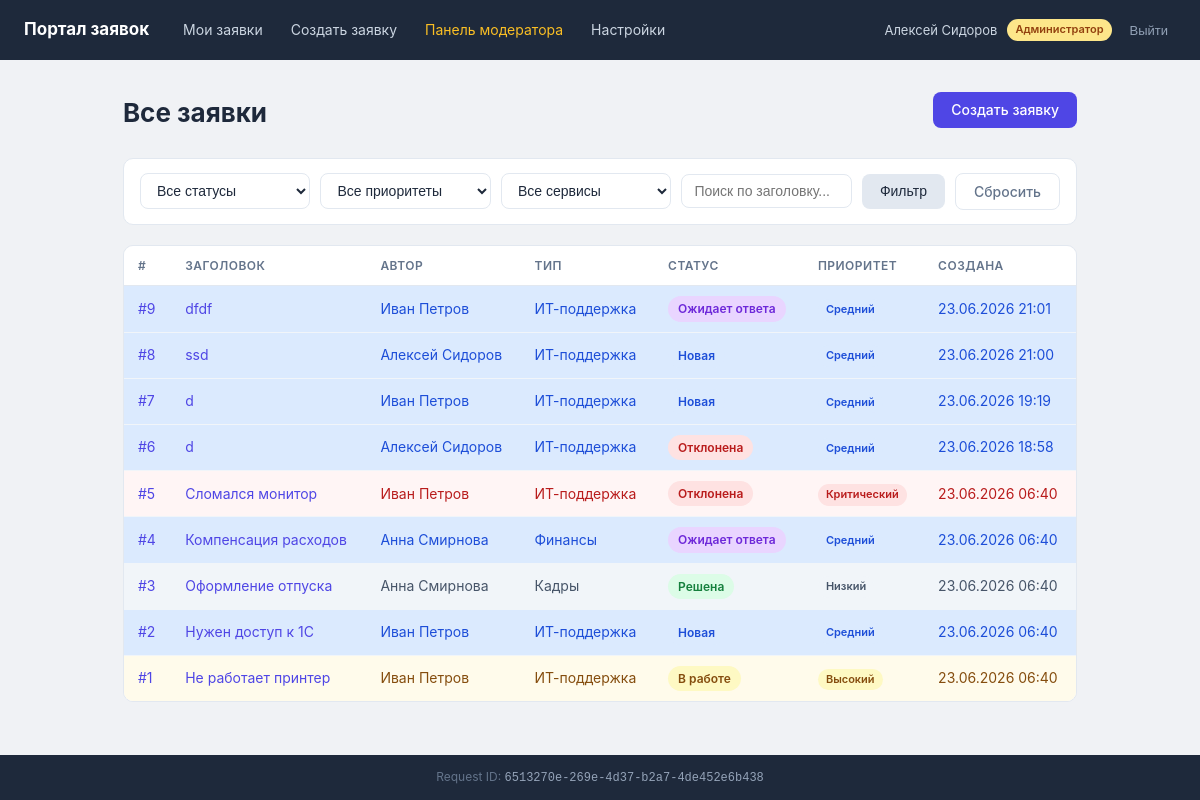
Screenshot of /tickets/ (signed in) with the database file from the repository.
### tickets/models.py (models this page shows, shortened)
class UserProfile(models.Model):
    class Role(models.TextChoices):
        USER = 'user', 'Пользователь'
        MODERATOR = 'moderator', 'Модератор'
        ADMIN = 'admin', 'Администратор'
    user = models.OneToOneField(User, on_delete=models.CASCADE, related_name='profile')
    role = models.CharField('Роль', max_length=20, choices=Role.choices, default=Role.USER)
    department = models.CharField('Отдел', max_length=100, blank=True)
    phone = models.CharField('Телефон', max_length=30, blank=True)
    api_token = models.CharField('API-токен', max_length=64, blank=True, unique=True, null=True)
    class Meta:
        verbose_name = 'Профиль'
        verbose_name_plural = 'Профили'
    def is_moderator_or_admin(self):
        return self.role in (self.Role.MODERATOR, self.Role.ADMIN)

class Ticket(models.Model):
    class Status(models.TextChoices):
        NEW = 'new', 'Новая'
        IN_PROGRESS = 'in_progress', 'В работе'
        PENDING = 'pending', 'Ожидает ответа'
        RESOLVED = 'resolved', 'Решена'
        REJECTED = 'rejected', 'Отклонена'
    class Priority(models.TextChoices):
        LOW = 'low', 'Низкий'
        MEDIUM = 'medium', 'Средний'
        HIGH = 'high', 'Высокий'
        CRITICAL = 'critical', 'Критический'
    class ServiceType(models.TextChoices):
        IT = 'it', 'ИТ-поддержка'
        HR = 'hr', 'Кадры'
        FINANCE = 'finance', 'Финансы'
        ADMIN = 'admin', 'Административный'
        OTHER = 'other', 'Прочее'
    author = models.ForeignKey(User, on_delete=models.CASCADE, related_name='tickets', verbose_name='Автор')
    assigned_to = models.ForeignKey(
        User, on_delete=models.SET_NULL, null=True, blank=True,
        related_name='assigned_tickets', verbose_name='Назначен'
    )
    title = models.CharField('Заголовок', max_length=200)
    description = models.TextField('Описание')
    service_type = models.CharField('Тип сервиса', max_length=20, choices=ServiceType.choices, default=ServiceType.IT)
    status = models.CharField('Статус', max_length=20, choices=Status.choices, default=Status.NEW)
    priority = models.CharField('Приоритет', max_length=20, choices=Priority.choices, default=Priority.MEDIUM)
    attachment = models.FileField('Прикреплённый файл', upload_to='tickets/', blank=True, null=True)
    created_at = models.DateTimeField('Создана', auto_now_add=True)
    updated_at = models.DateTimeField('Обновлена', auto_now=True)
    class Meta:
        verbose_name = 'Заявка'
        verbose_name_plural = 'Заявки'
        ordering = ['-created_at']
    USER_ALLOWED_STATUS_TRANSITIONS = {
        Status.NEW: [Status.REJECTED],
    }

### tickets/views.py (the view)
# urls.py: path('tickets/', views.ticket_list, name='ticket_list'),
@login_required_custom
def ticket_list(request):
    profile = request.user.profile
    if profile.is_moderator_or_admin():
        qs = Ticket.objects.select_related('author', 'assigned_to').all()
    else:
        qs = Ticket.objects.select_related('author').filter(author=request.user)
    filter_form = TicketFilterForm(request.GET)
    if filter_form.is_valid():
        d = filter_form.cleaned_data
        if d.get('status'):
            qs = qs.filter(status=d['status'])
        if d.get('priority'):
            qs = qs.filter(priority=d['priority'])
        if d.get('service_type'):
            qs = qs.filter(service_type=d['service_type'])
        if d.get('search'):
            qs = qs.filter(title__icontains=d['search'])
    paginator = Paginator(qs, 10)
    page = paginator.get_page(request.GET.get('page'))
    return render(request, 'tickets/list.html', {
        'page': page,
        'filter_form': filter_form,
        'profile': profile,
    })

### tickets/forms.py
class TicketFilterForm(forms.Form):
    STATUS_CHOICES = [('', 'Все статусы')] + list(Ticket.Status.choices)
    PRIORITY_CHOICES = [('', 'Все приоритеты')] + list(Ticket.Priority.choices)
    SERVICE_CHOICES = [('', 'Все сервисы')] + list(Ticket.ServiceType.choices)
    status = forms.ChoiceField(choices=STATUS_CHOICES, required=False, widget=forms.Select(attrs={'class': 'form-input'}))
    priority = forms.ChoiceField(choices=PRIORITY_CHOICES, required=False, widget=forms.Select(attrs={'class': 'form-input'}))
    service_type = forms.ChoiceField(choices=SERVICE_CHOICES, required=False, widget=forms.Select(attrs={'class': 'form-input'}))
    search = forms.CharField(required=False, widget=forms.TextInput(attrs={'class': 'form-input', 'placeholder': 'Поиск по заголовку...'}))

### tickets/templates/tickets/list.html (shortened to what this page needs)
{% extends "tickets/base.html" %}
{% block content %}
<div class="page-header">
    <h1>{% if profile.is_moderator_or_admin %}Все заявки{% else %}Мои заявки{% endif %}</h1>
    <a href="/tickets/create/" class="btn btn-primary">Создать заявку</a>
</div>
<form method="get" class="filter-bar">
    <div class="filter-row">
        {{ filter_form.status }}
        {{ filter_form.priority }}
        {{ filter_form.service_type }}
        {{ filter_form.search }}
        <button type="submit" class="btn btn-secondary">Фильтр</button>
        <a href="/tickets/" class="btn btn-ghost">Сбросить</a>
    </div>
</form>
<div class="ticket-table-wrap">
    <table class="ticket-table">
        <thead>
            <tr>
                <th>#</th>
                <th>Заголовок</th>
                {% if profile.is_moderator_or_admin %}<th>Автор</th>{% endif %}
                <th>Тип</th>
                <th>Статус</th>
                <th>Приоритет</th>
                <th>Создана</th>
            </tr>
        </thead>
        <tbody>
            {% for ticket in page %}
            <tr class="ticket-row priority-{{ ticket.priority }}">
                <td><a href="/tickets/{{ ticket.pk }}/">#{{ ticket.pk }}</a></td>
                <td><a href="/tickets/{{ ticket.pk }}/">{{ ticket.title }}</a></td>
                {% if profile.is_moderator_or_admin %}<td>{{ ticket.author.get_full_name|default:ticket.author.username }}</td>{% endif %}
                <td>{{ ticket.get_service_type_display }}</td>
                <td><span class="status-badge status-{{ ticket.status }}">{{ ticket.get_status_display }}</span></td>
                <td><span class="priority-badge priority-{{ ticket.priority }}">{{ ticket.get_priority_display }}</span></td>
                <td>{{ ticket.created_at|date:"d.m.Y H:i" }}</td>
            </tr>
            {% empty %}
            <tr><td colspan="7" class="empty">Заявок нет.</td></tr>
            {% endfor %}
        </tbody>
    </table>
</div>
{% endblock %}

### tickets/templates/tickets/base.html (shortened to what this page needs)
<!DOCTYPE html>
<html lang="ru" data-theme="{{ request.user.settings.theme|default:'light' }}">
<head>
    {% load static %}
    <link rel="stylesheet" href="{% static 'tickets/css/portal.css' %}?v=1">
</head>
<body>
{% if request.user.is_authenticated %}
<header class="header">
    <div class="container header-inner">
        <a href="/tickets/" class="brand">Портал заявок</a>
        <nav class="nav">
            <a href="/tickets/">Мои заявки</a>
            <a href="/tickets/create/">Создать заявку</a>
            {% if profile.is_moderator_or_admin %}
                <a href="/moderator/" class="nav-mod">Панель модератора</a>
            {% endif %}
            <a href="/settings/">Настройки</a>
        </nav>
        <div class="user-info">
            <span>{{ request.user.get_full_name|default:request.user.username }}</span>
            <span class="role-badge role-{{ profile.role }}">{{ profile.get_role_display }}</span>
            <form method="post" action="/logout/" style="display:inline">
                <button type="submit" class="btn-link">Выйти</button>
            </form>
        </div>
    </div>
</header>
{% endif %}
<main class="main container">
    {% block content %}{% endblock %}
</main>
<footer class="footer">
    <div class="container">
        Request ID: <code>{{ request.request_id }}</code>
    </div>
</footer>
</body>
</html>

### tickets/static/tickets/css/portal.css (style rules this page uses)
:root { --bg: #f0f2f5; --surface: #ffffff; --border: #e2e8f0; --text: #1e293b; --muted: #64748b; --accent: #4f46e5; --accent-hover: #4338ca; --green: #16a34a; --yellow: #d97706; --red: #dc2626; --blue: #2563eb; --gray: #475569; --header-bg: #1e293b; }
* { box-sizing:border-box;margin:0;padding:0 }
html,body { height:100% }
body { background:var(--bg);color:var(--text);font-family:-apple-system,"Segoe UI",Roboto,sans-serif;font-size:15px;line-height:1.6;display:flex;flex-direction:column;min-height:100vh }
a { color:var(--accent);text-decoration:none }
.container { max-width:1200px;margin:0 auto;padding:0 24px }
.header { background:var(--header-bg);color:#fff;padding:0 }
.header-inner { display:flex;align-items:center;gap:24px;height:60px;flex-wrap:wrap }
.brand { color:#fff;font-weight:700;font-size:17px;white-space:nowrap }
.nav { display:flex;gap:8px;flex:1;flex-wrap:wrap }
.nav a { color:#cbd5e1;font-size:14px;padding:6px 10px;border-radius:6px;transition:background .15s }
.nav-mod { color:#fbbf24!important }
.user-info { display:flex;align-items:center;gap:10px;font-size:13px;color:#cbd5e1;white-space:nowrap }
.btn-link { background:none;border:none;color:#94a3b8;cursor:pointer;font-size:13px;padding:4px 8px }
.main { padding:32px 24px 48px }
.footer { background:var(--header-bg);color:#64748b;font-size:12px;padding:12px 0;text-align:center;margin-top:auto;width:100% }
.footer code { color:#94a3b8 }
.page-header { display:flex;justify-content:space-between;align-items:flex-start;margin-bottom:24px;gap:16px }
.page-header h1 { font-size:26px;font-weight:700 }
.btn { display:inline-block;padding:8px 18px;border-radius:8px;font-size:14px;font-weight:500;cursor:pointer;border:none;transition:background .15s;line-height:1.4;text-align:center }
.btn-primary { background:var(--accent);color:#fff }
.btn-secondary { background:#e2e8f0;color:var(--text) }
.btn-ghost { background:transparent;border:1px solid var(--border);color:var(--muted) }
.form-input { width:100%;padding:8px 12px;border:1px solid var(--border);border-radius:8px;font-size:14px;background:var(--surface);color:var(--text);outline:none }
.filter-bar { background:var(--surface);border:1px solid var(--border);border-radius:10px;padding:14px 16px;margin-bottom:20px }
.filter-row { display:flex;gap:10px;flex-wrap:wrap;align-items:center }
.filter-row .form-input { width:auto;flex:1;min-width:130px }
.ticket-table-wrap { overflow-x:auto;border:1px solid var(--border);border-radius:10px }
.ticket-table { width:100%;border-collapse:collapse;background:var(--surface) }
.ticket-table th { text-align:left;padding:10px 14px;font-size:12px;font-weight:600;color:var(--muted);text-transform:uppercase;letter-spacing:.04em;border-bottom:1px solid var(--border) }
.ticket-table td { padding:10px 14px;border-bottom:1px solid #f1f5f9;font-size:14px;vertical-align:middle }
.ticket-table tr:last-child td { border-bottom:none }
.ticket-row.priority-critical { background:#fff5f5 }
.ticket-row.priority-high { background:#fffbeb }
.status-badge { display:inline-block;padding:3px 10px;border-radius:99px;font-size:12px;font-weight:600 }
.status-new { background:#dbeafe;color:#1d4ed8 }
.status-in_progress { background:#fef9c3;color:#854d0e }
.status-pending { background:#e9d5ff;color:#6d28d9 }
.status-resolved { background:#dcfce7;color:#15803d }
.status-rejected { background:#fee2e2;color:#b91c1c }
.priority-badge { display:inline-block;padding:2px 8px;border-radius:99px;font-size:11px;font-weight:600 }
.priority-low { background:#f1f5f9;color:var(--gray) }
.priority-medium { background:#dbeafe;color:#1d4ed8 }
.priority-high { background:#fef9c3;color:#854d0e }
.priority-critical { background:#fee2e2;color:#b91c1c }
.role-badge { display:inline-block;padding:2px 8px;border-radius:99px;font-size:11px;font-weight:600 }
.role-admin { background:#fde68a;color:#92400e }

### rows the page displays
UserProfile: role "Администратор"
Ticket: pk "9", title "dfdf", author.get_full_name "Иван Петров", service_type "ИТ-поддержка", status "Ожидает ответа", priority "Средний", created_at "23.06.2026 21:01"
Ticket: pk "8", title "ssd", author.get_full_name "Алексей Сидоров", service_type "ИТ-поддержка", status "Новая", priority "Средний", created_at "23.06.2026 21:00"
Ticket: pk "7", title "d", author.get_full_name "Иван Петров", service_type "ИТ-поддержка", status "Новая", priority "Средний", created_at "23.06.2026 19:19"
Ticket: pk "6", title "d", author.get_full_name "Алексей Сидоров", service_type "ИТ-поддержка", status "Отклонена", priority "Средний", created_at "23.06.2026 18:58"
Ticket: pk "5", title "Сломался монитор", author.get_full_name "Иван Петров", service_type "ИТ-поддержка", status "Отклонена", priority "Критический", created_at "23.06.2026 06:40"
Ticket: pk "4", title "Компенсация расходов", author.get_full_name "Анна Смирнова", service_type "Финансы", status "Ожидает ответа", priority "Средний", created_at "23.06.2026 06:40"
Ticket: pk "3", title "Оформление отпуска", author.get_full_name "Анна Смирнова", service_type "Кадры", status "Решена", priority "Низкий", created_at "23.06.2026 06:40"
Ticket: pk "2", title "Нужен доступ к 1С", author.get_full_name "Иван Петров", service_type "ИТ-поддержка", status "Новая", priority "Средний", created_at "23.06.2026 06:40"
Ticket: pk "1", title "Не работает принтер", author.get_full_name "Иван Петров", service_type "ИТ-поддержка", status "В работе", priority "Высокий", created_at "23.06.2026 06:40"

### other values shown
{{ request.user.get_full_name|default:request.user.username }} "Алексей Сидоров"
{{ request.request_id }} "6513270e-269e-4d37-b2a7-4de452e6b438"
